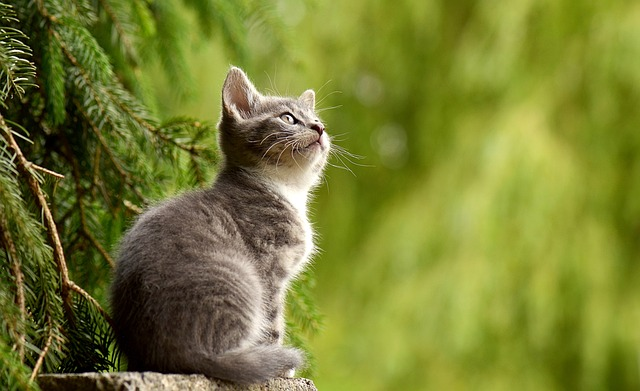
#> input picture img.jpg, 640 x 391 px, found by its file name
$ jupyter execute '05. 파일 저장.ipynb'
#> lines starting #> are read from the running program, lines starting #| are printed output that depends on the picture
# 5. 파일 저장

## 이미지 저장

[cell 1]
import cv2
img = cv2.imread('img.jpg', cv2.IMREAD_GRAYSCALE)
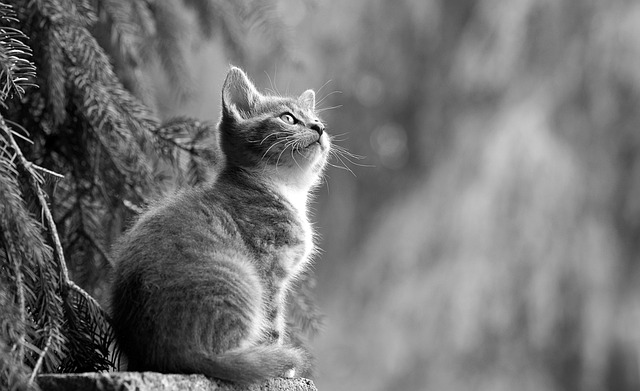
#> img: shape (391, 640); min 0, max 255, mean 115.1
cv2.imshow('img', img)
cv2.waitKey(0)
cv2.destroyAllWindows()

result = cv2.imwrite('img_save.jpg', img)
print(result)
#| True

### 저장 포맷 (jpg, png)

[cell 2]
import cv2
img = cv2.imread('img.jpg', cv2.IMREAD_GRAYSCALE)
cv2.imshow('img', img)
cv2.waitKey(0)
cv2.destroyAllWindows()

result = cv2.imwrite('img_save.jpg', img) # png 형태로 저장
print(result)
#| True

## 동영상 저장

[cell 3]
import cv2
cap = cv2.VideoCapture('video.mp4')

# 코덱 정의
fourcc = cv2.VideoWriter_fourcc(*'DIVX') # <- ('D', 'I', 'V', 'X')

# 프레임 크기, FPS
width = round(cap.get(cv2.CAP_PROP_FRAME_WIDTH))
height = round(cap.get(cv2.CAP_PROP_FRAME_HEIGHT))
fps = cap.get(cv2.CAP_PROP_FPS)

out = cv2.VideoWriter('output.avi', fourcc, fps, (width, height))
# 저장 파일명, 코덱, FPS, 크키 (width, height)

while cap.isOpened():
    ret, frame = cap.read()
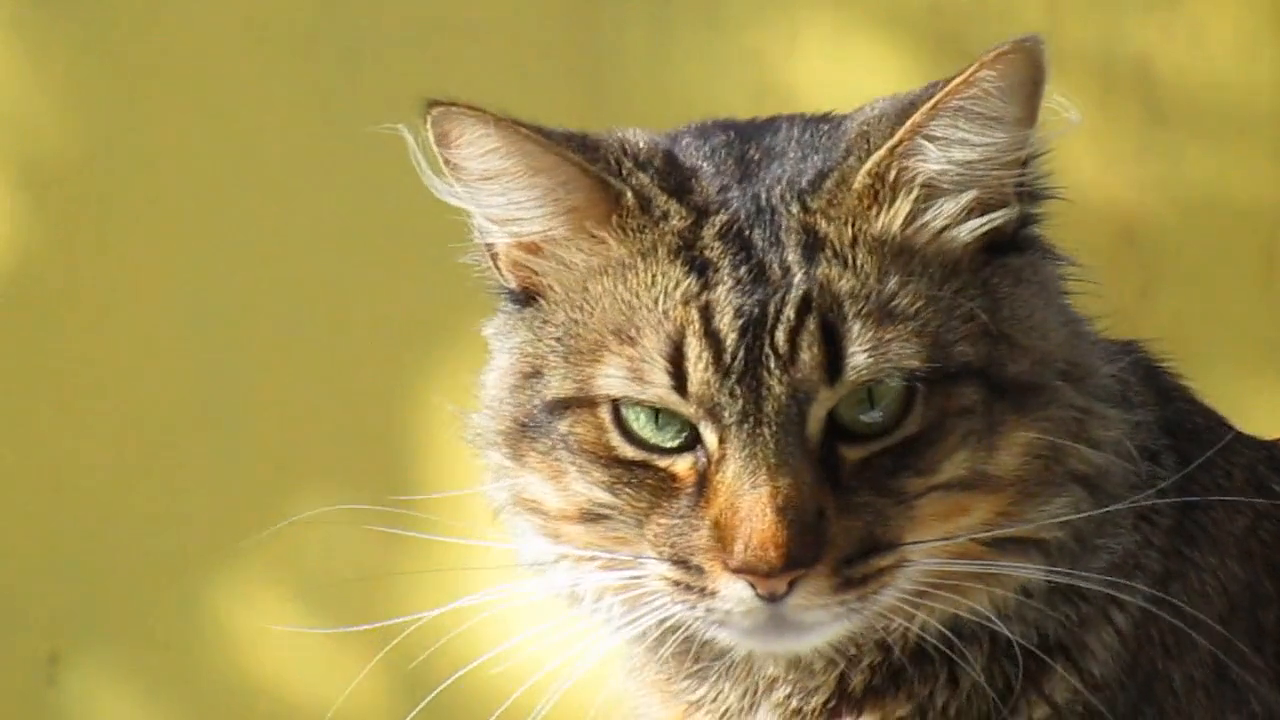
#> input picture frame 28 of video.mp4, 1280 x 720 px
#> frame is the input picture: shape (720, 1280, 3); mean B, G, R 78.5, 136.4, 152.4

    if not ret:
        break

    out.write(frame)

    cv2.imshow('video', frame)
    if cv2.waitKey(1) == ord('q'):
#> (key q is pressed here)
        break

cap.release()
cv2.destroyAllWindows()
